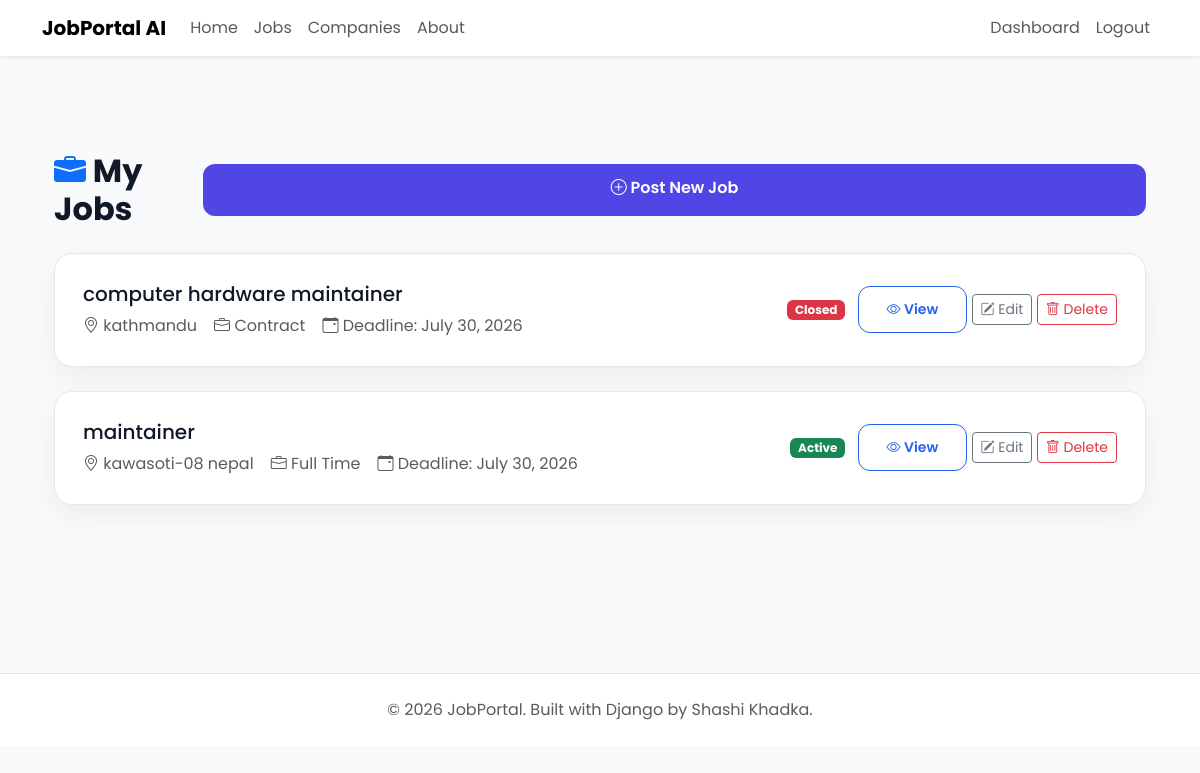
/jobs/my-jobs/ (signed in), run on the app's committed database.
### jobs/models.py (models this page shows, shortened)
class Job(models.Model):
    class EmploymentType(models.TextChoices):
        FULL_TIME = "Full Time"
        PART_TIME = "Part Time"
        INTERNSHIP = "Internship"
        CONTRACT = "Contract"
    class ExperienceLevel(models.TextChoices):
        ENTRY =  "Entry Level"
        MID =  "Mid Level"
        SENIOR = "Senior Level"
    company = models.ForeignKey(Company,on_delete=models.CASCADE,related_name="jobs")
    title = models.CharField(max_length=200)
    slug = models.SlugField(unique=True,blank=True)
    description = models.TextField()
    location = models.CharField(max_length=150)
    employment_type = models.CharField(max_length=20,choices=EmploymentType.choices)
    experience_level = models.CharField( max_length=20, choices=ExperienceLevel.choices )
    salary_min = models.PositiveIntegerField()
    salary_max = models.PositiveIntegerField()
    vacancies = models.PositiveIntegerField(default=1)
    deadline = models.DateField()
    is_active = models.BooleanField(default=True)
    created_at = models.DateTimeField(auto_now_add=True)
    updated_at = models.DateTimeField(auto_now=True)

### jobs/views.py (the view)
# urls.py: path("my-jobs/", views.my_jobs, name="my-jobs"),
def my_jobs(request):
    jobs = request.user.company.jobs.all() if hasattr(request.user, "company") else []
    return render(request, "jobs/my_jobs.html", {"jobs": jobs})

### templates/jobs/my_jobs.html (shortened to what this page needs)
{% extends "base.html" %}
{% block content %}
<div class="container py-5">
    <div class="d-flex justify-content-between align-items-center mb-4">
        <h2 class="fw-bold mb-0">
            <i class="bi bi-briefcase-fill text-primary"></i>
            My Jobs
        </h2>
        <a href="{% url 'create-job' %}" class="btn btn-primary-custom">
            <i class="bi bi-plus-circle"></i> Post New Job
        </a>
    </div>
    {% if jobs %}
    {% for job in jobs %}
    <div class="job-card">
        <div class="row align-items-center">
            <div class="col-lg-7">
                <h5 class="mb-2">{{ job.title }}</h5>
                <p class="text-muted mb-0">
                    <i class="bi bi-geo-alt"></i>
                    {{ job.location }}
                    <i class="bi bi-briefcase"></i>
                    {{ job.get_employment_type_display }}
                    <i class="bi bi-calendar-event"></i>
                    Deadline: {{ job.deadline }}
                </p>
            </div>
           <div class="col-lg-5 text-lg-end mt-3 mt-lg-0">
                {% if job.is_active %}
                    <span class="badge bg-success me-2">Active</span>
                {% else %}
                    <span class="badge bg-danger me-2">Closed</span>
                {% endif %}
                <a href="{% url 'job-detail' job.pk %}" class="btn btn-sm btn-outline-primary">
                    <i class="bi bi-eye"></i> View
                </a>
                <a href="{% url 'edit-job' job.pk %}" class="btn btn-sm btn-outline-secondary">
                    <i class="bi bi-pencil-square"></i> Edit
                </a>
                <a href="{% url 'delete-job' job.pk %}" class="btn btn-sm btn-outline-danger">
                    <i class="bi bi-trash"></i> Delete
                </a>
            </div>
        </div>
    </div>
    {% endfor %}
    {% endif %}
</div>
{% endblock %}

### static/css/variables.css (style rules this page uses)
:root { --primary:#4F46E5; --primary-hover:#4338CA; --secondary:#6366F1; --success:#22C55E; --danger:#EF4444; --warning:#F59E0B; --dark:#0F172A; --gray:#64748B; --light:#F8FAFC; --white:#FFFFFF; --border:#E2E8F0; --shadow:0 8px 30px rgba(0,0,0,.08); --radius:12px; }

### static/css/main.css (style rules this page uses)
* { margin:0; padding:0; box-sizing:border-box; }
body { font-family:'Poppins',sans-serif; background:var(--light); color:var(--dark); }
a { text-decoration:none; }

### static/css/components.css (style rules this page uses)
.btn-primary-custom { background:var(--primary); color:white; padding:12px 22px; border-radius:10px; border:none; transition:.3s; }

### static/css/style.css (style rules this page uses)
* { margin:0; padding:0; box-sizing:border-box; }
body { font-family:'Poppins',sans-serif; background:var(--light); color:var(--dark); }
a { text-decoration:none; }

### static/css/dashboard.css (style rules this page uses)
:root { --primary:#4F46E5; --success:#22C55E; --warning:#F59E0B; --danger:#EF4444; --bg:#F6F8FC; --card:#ffffff; --text:#1E293B; --muted:#64748B; --border:#E5E7EB; }
body { background:var(--bg); }
:root { --primary:#2563eb; --primary-dark:#1d4ed8; --primary-light:#eef4ff; --success:#16a34a; --warning:#f59e0b; --danger:#ef4444; --text:#111827; --text-light:#6b7280; --border:#e5e7eb; --white:#ffffff; --background:#f8fafc; --radius:18px; --radius-sm:12px; --shadow:0 10px 30px rgba(0,0,0,.06); --shadow-hover:0 18px 40px rgba(37,99,235,.15); --transition:.25s ease; }
* { box-sizing:border-box; }
body { background:var(--background); font-family:"Poppins", sans-serif; color:var(--text); -webkit-font-smoothing:antialiased; }
a { text-decoration:none; transition:color var(--transition); }
.btn { transition:transform var(--transition), box-shadow var(--transition), background var(--transition); }
.btn-outline-primary { border:1.5px solid var(--primary); color:var(--primary); border-radius:var(--radius-sm); font-weight:600; padding:12px 28px; }
.job-card { background:#ffffff; border:1px solid var(--border); border-radius:var(--radius); padding:28px; height:100%; margin-bottom:24px; box-shadow:var(--shadow); transition:transform var(--transition), box-shadow var(--transition), border-color var(--transition); }

### static/css/auth.css (style rules this page uses)
.btn-primary-custom { width: 100%; height: 52px; border: none; border-radius: 12px; background: #4F46E5; color: white; font-weight: 600; transition: .3s; }

### data on the page
Job: title "computer hardware maintainer", location "kathmandu", employment_type "Contract", deadline "July 30, 2026", is_active "Closed"
Job: title "maintainer", location "kawasoti-08 nepal", employment_type "Full Time", deadline "July 30, 2026", is_active "Active"
